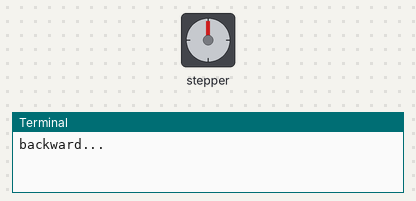
Bench run of a program on a simulated Raspberry Pi (header pin numbers). Shown: stepper motor, the last lines printed to the terminal. The stepper is drawn at 2048 steps a turn.

Above: at 0.15 s.
At 10.67 s:
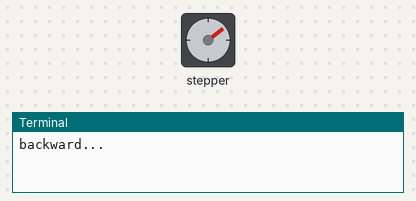
At 19.99 s:
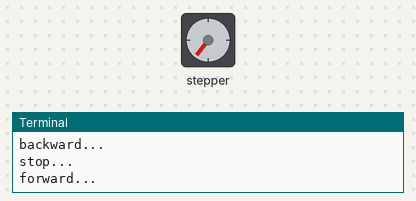
At 39.72 s:
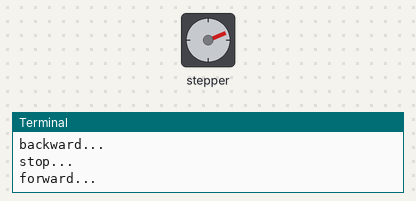
Timing chart, 0 to 40.0 s (numbered marks = the images above):
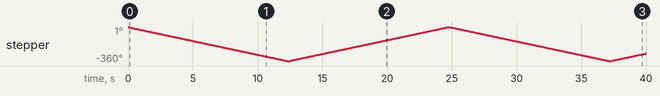

Measured:
- by itself, stepper: turns 360° counter-clockwise in 12.3 s, then 360° clockwise in 12.3 s, then 360° counter-clockwise in 12.3 s, then 80° clockwise in 2.7 s

The program:

Stepper_motor.py
```python
#!/usr/bin/env python
import RPi.GPIO as GPIO
import time

IN1 = 11    # pin11
IN2 = 16
IN3 = 13
IN4 = 15

def setStep(w1, w2, w3, w4):
	GPIO.output(IN1, w1)
	GPIO.output(IN2, w2)
	GPIO.output(IN3, w3)
	GPIO.output(IN4, w4)

def stop():
	setStep(0, 0, 0, 0)

def forward(delay, steps):
	for i in range(0, steps):
		setStep(1, 0, 0, 0)
		time.sleep(delay)
		setStep(0, 1, 0, 0)
		time.sleep(delay)
		setStep(0, 0, 1, 0)
		time.sleep(delay)
		setStep(0, 0, 0, 1)
		time.sleep(delay)

def backward(delay, steps):
	for i in range(0, steps):
		setStep(0, 0, 0, 1)
		time.sleep(delay)
		setStep(0, 0, 1, 0)
		time.sleep(delay)
		setStep(0, 1, 0, 0)
		time.sleep(delay)
		setStep(1, 0, 0, 0)
		time.sleep(delay)

def setup():
	GPIO.setwarnings(False)
	GPIO.setmode(GPIO.BOARD)       # Numbers GPIOs by physical location
	GPIO.setup(IN1, GPIO.OUT)      # Set pin's mode is output
	GPIO.setup(IN2, GPIO.OUT)
	GPIO.setup(IN3, GPIO.OUT)
	GPIO.setup(IN4, GPIO.OUT)

def loop():
	while True:
		print "backward..."
		backward(0.006, 512)  # 512 steps --- 360 angle

		print "stop..."
		stop()                 # stop
		time.sleep(.1)          # sleep 3s

		print "forward..."
		forward(0.006, 512)

		print "stop..."
		stop()
		time.sleep(.1)

def destroy():
	GPIO.cleanup()             # Release resource

if __name__ == '__main__':     # Program start from here
	setup()
	try:
		loop()
	except KeyboardInterrupt:  # When 'Ctrl+C' is pressed, the child function destroy() will be  executed.
		destroy()
```
